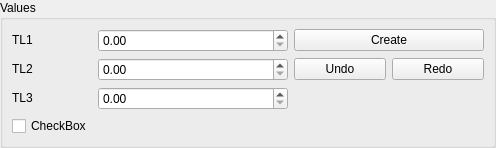
<?xml version="1.0" encoding="UTF-8"?>
<ui version="4.0">
 <class>EntityGUI_3Spin1Check_QTD</class>
 <widget class="QWidget" name="EntityGUI_3Spin1Check_QTD">
  <property name="geometry">
   <rect>
    <x>0</x>
    <y>0</y>
    <width>496</width>
    <height>148</height>
   </rect>
  </property>
  <property name="windowTitle">
   <string>EntityGUI_3Spin_QTD</string>
  </property>
  <layout class="QGridLayout">
   <property name="margin">
    <number>0</number>
   </property>
   <property name="spacing">
    <number>0</number>
   </property>
   <item row="0" column="0">
    <widget class="QGroupBox" name="GroupBox1">
     <property name="title">
      <string>Values</string>
     </property>
     <layout class="QGridLayout">
      <property name="margin">
       <number>9</number>
      </property>
      <property name="spacing">
       <number>6</number>
      </property>
      <item row="2" column="1">
       <widget class="SalomeApp_DoubleSpinBox" name="SpinBox_DZ"/>
      </item>
      <item row="1" column="2">
       <layout class="QGridLayout">
        <property name="margin">
         <number>0</number>
        </property>
        <property name="spacing">
         <number>6</number>
        </property>
        <item row="0" column="0">
         <widget class="QPushButton" name="buttonUndo">
          <property name="text">
           <string>Undo</string>
          </property>
         </widget>
        </item>
        <item row="0" column="1">
         <widget class="QPushButton" name="buttonRedo">
          <property name="text">
           <string>Redo</string>
          </property>
         </widget>
        </item>
       </layout>
      </item>
      <item row="0" column="2">
       <widget class="QPushButton" name="buttonApply">
        <property name="text">
         <string>Create</string>
        </property>
       </widget>
      </item>
      <item row="1" column="1">
       <widget class="SalomeApp_DoubleSpinBox" name="SpinBox_DY"/>
      </item>
      <item row="0" column="1">
       <widget class="SalomeApp_DoubleSpinBox" name="SpinBox_DX"/>
      </item>
      <item row="0" column="0">
       <widget class="QLabel" name="TextLabel1">
        <property name="sizePolicy">
         <sizepolicy hsizetype="Fixed" vsizetype="Fixed">
          <horstretch>0</horstretch>
          <verstretch>0</verstretch>
         </sizepolicy>
        </property>
        <property name="text">
         <string>TL1</string>
        </property>
        <property name="wordWrap">
         <bool>false</bool>
        </property>
       </widget>
      </item>
      <item row="1" column="0">
       <widget class="QLabel" name="TextLabel2">
        <property name="sizePolicy">
         <sizepolicy hsizetype="Fixed" vsizetype="Fixed">
          <horstretch>0</horstretch>
          <verstretch>0</verstretch>
         </sizepolicy>
        </property>
        <property name="text">
         <string>TL2</string>
        </property>
        <property name="wordWrap">
         <bool>false</bool>
        </property>
       </widget>
      </item>
      <item row="2" column="0">
       <widget class="QLabel" name="TextLabel3">
        <property name="sizePolicy">
         <sizepolicy hsizetype="Fixed" vsizetype="Fixed">
          <horstretch>0</horstretch>
          <verstretch>0</verstretch>
         </sizepolicy>
        </property>
        <property name="text">
         <string>TL3</string>
        </property>
        <property name="wordWrap">
         <bool>false</bool>
        </property>
       </widget>
      </item>
      <item row="3" column="0">
       <widget class="QCheckBox" name="checkBox">
        <property name="text">
         <string>CheckBox</string>
        </property>
       </widget>
      </item>
     </layout>
    </widget>
   </item>
  </layout>
 </widget>
 <layoutdefault spacing="6" margin="11"/>
 <pixmapfunction>qPixmapFromMimeSource</pixmapfunction>
 <customwidgets>
  <customwidget>
   <class>SalomeApp_DoubleSpinBox</class>
   <extends>QDoubleSpinBox</extends>
   <header location="global">SalomeApp_DoubleSpinBox.h</header>
  </customwidget>
 </customwidgets>
 <tabstops>
  <tabstop>SpinBox_DX</tabstop>
  <tabstop>SpinBox_DY</tabstop>
  <tabstop>SpinBox_DZ</tabstop>
  <tabstop>buttonApply</tabstop>
  <tabstop>buttonUndo</tabstop>
  <tabstop>buttonRedo</tabstop>
 </tabstops>
 <resources/>
 <connections/>
</ui>
